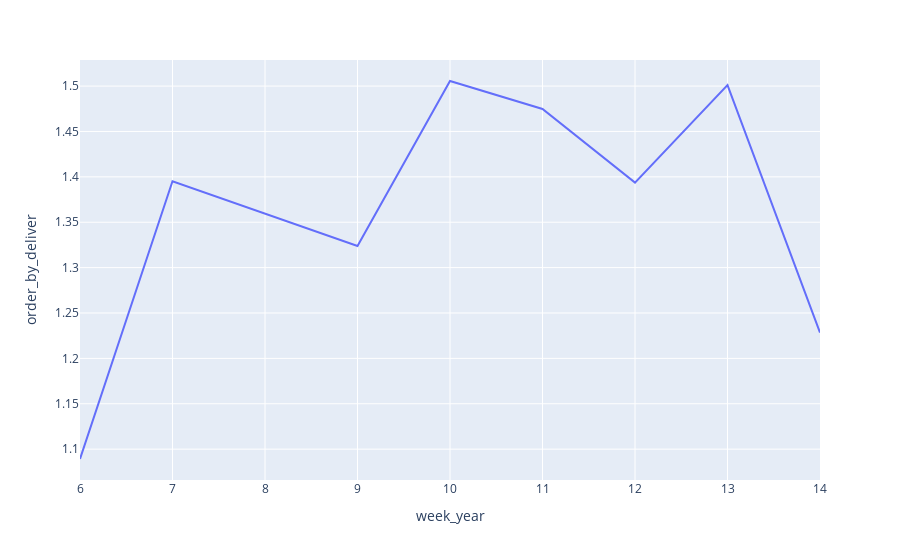

The cell this chart's notebook holds for it:
### Markdown cell above
#### 5. A quantidade de pedidos por entregador por semana.

### Code cell
#Quantidade de pedidos por semana
df_aux1 =df1.loc[:,['ID','week_year']].groupby('week_year').count().reset_index()

#Quantidade de entregadores por semana
df1_aux2 = df1.loc[:,['Delivery_person_ID', 'week_year']].groupby('week_year').nunique().reset_index()

df_aux = pd.merge(df_aux1,df1_aux2,how='inner',on='week_year')

df_aux['order_by_deliver'] = df_aux['ID']/df_aux['Delivery_person_ID']

px.line(df_aux, x='week_year',y='order_by_deliver')

### Figure 1 — Plotly figure (JSON) as saved in the notebook; plotly's stock layout.template omitted (floating-point values rounded to 4 significant figures)
{"data": [{"hovertemplate": "week_year=%{x}<br>order_by_deliver=%{y}<extra></extra>", "legendgroup": "", "line": {"color": "#636efa", "dash": "solid"}, "marker": {"symbol": "circle"}, "mode": "lines", "name": "", "orientation": "v", "showlegend": false, "type": "scatter", "x": [6, 7, 9, 10, 11, 12, 13, 14], "xaxis": "x", "y": [1.089, 1.395, 1.324, 1.506, 1.475, 1.394, 1.501, 1.228], "yaxis": "y"}], "layout": {"legend": {"tracegroupgap": 0}, "margin": {"t": 60}, "xaxis": {"anchor": "y", "domain": [0, 1], "title": {"text": "week_year"}}, "yaxis": {"anchor": "x", "domain": [0, 1], "title": {"text": "order_by_deliver"}}}}
